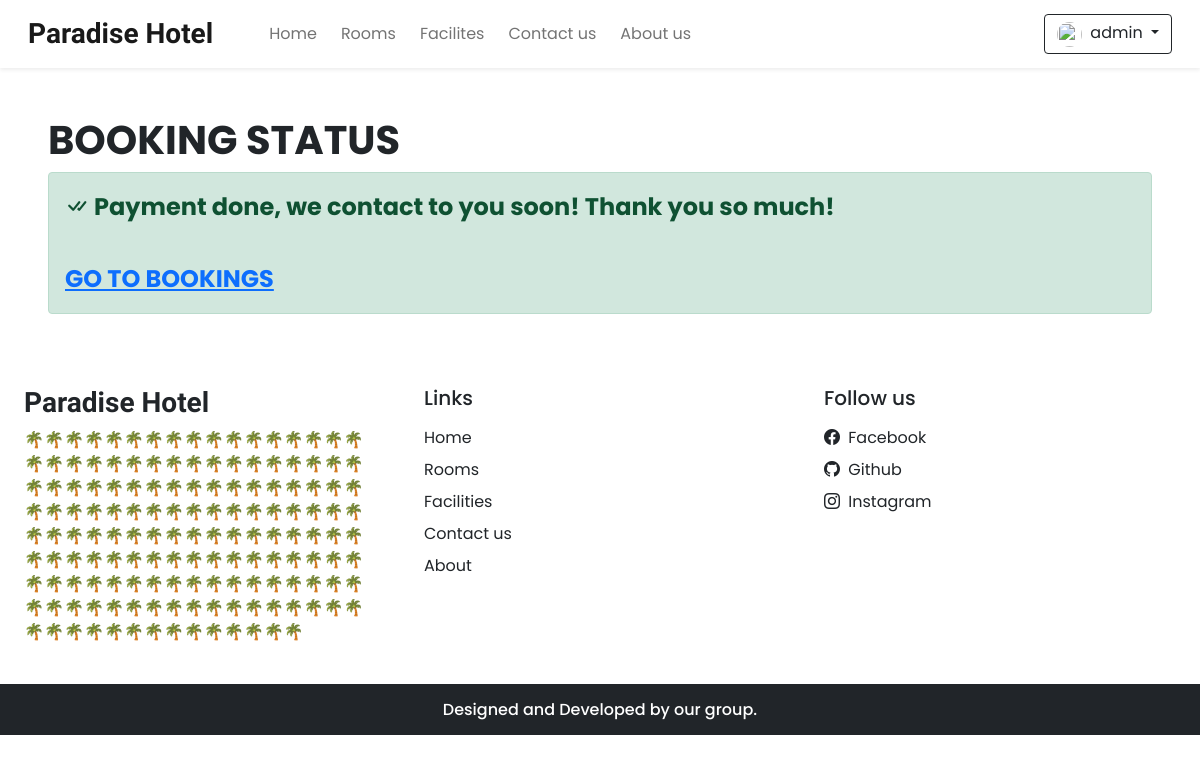
/pay_status.php (signed in), run on the app's committed database.
### tables this page shows
CREATE TABLE `settings` (
  `sr_no` int(11) NOT NULL,
  `site_title` varchar(50) NOT NULL,
  `site_about` varchar(150) NOT NULL,
  `shutdown` tinyint(1) NOT NULL
);

### admin/inc/db_config.php (called while the page is built, shortened)
<?php
function select($sql, $values, $datatypes)
{
    $con = $GLOBALS['con'];
    if ($stmt = mysqli_prepare($con, $sql)) {
        mysqli_stmt_bind_param($stmt, $datatypes, ...$values);
        if (mysqli_stmt_execute($stmt)) {
            $res = mysqli_stmt_get_result($stmt);
            return $res;
        } else {
            mysqli_stmt_close($stmt);
            die("Query cannot be executed - Select");
        }
    } else {
        die("Query cannot be prepared - Select");
    }
}
?>

### pay_status.php (the view, shortened to what this page needs)
<!DOCTYPE html>
<html lang="vi">
<head>
    <?php require('inc/links.php');?>
    <link rel="stylesheet" href="https://cdn.jsdelivr.net/npm/swiper@10/swiper-bundle.min.css"/>
</head>
<body>
    <?php require('inc/header.php');?>
     <div class = "col-12 px-5">
        <h1 class="fw-bold mt-5">BOOKING STATUS</h1>
         <p class ="fw-bold alert alert-success fs-4">
            <i class="bi bi-check-all"></i>
            Payment done, we contact to you soon! Thank you so much!
            <br> <br>
            <a href='bookings.php'>GO TO BOOKINGS</a>
         </p>
    </div>
    <?php require('inc/footer.php') ?>
</body>
</html>

### inc/header.php (shortened to what this page needs)
<nav id="nav-bar" class="navbar navbar-expand-lg navbar-light bg-white px-lg-3 py-lg-2 shadow-sm sticky-top">
    <div class="container-fluid">
        <a class="navbar-brand me-5 fw-bold fs-3 h-font" href="index.php"><?php echo $settings_r['site_title'] ?></a>
        <div class="collapse navbar-collapse" id="navbarSupportedContent">
        <ul class="navbar-nav me-auto mb-2 mb-lg-0">
            <li class="nav-item">
            <a class="nav-link me-2"  href="index.php">Home</a>
            </li>
            <li class="nav-item">
            <a class="nav-link  me-2" href="ROOMS.PHP">Rooms</a>
            </li>
            <li class="nav-item">
            <a class="nav-link me-2" href="facilities.php">Facilites</a>
            </li>
            <li class="nav-item">
            <a class="nav-link me-2" href="CONTACT.PHP">Contact us</a>
            </li>
            <li class="nav-item">
            <a class="nav-link" href="about.php">About us</a>
            </li>
        </ul>
        <div class="d-flex">
            <?php
                if(isset($_SESSION['login']) && $_SESSION['login'] == true)
                {
                    $path = USERS_IMG_PATH;
                    echo<<<data
                    <div class="btn-group">
                        <button type="button" class="btn btn-outline-dark shadow-none dropdown-toggle" data-bs-toggle="dropdown" data-bs-display="static" aria-expanded="false">
                            <img src="$path$_SESSION[uPic]" style="width: 25px; height: 25px;" class="me-1 rounded-circle">
                            <span id="user-name">$_SESSION[uName]</span>
                        </button>
                        <ul class="dropdown-menu dropdown-menu-lg-end">
                            <li><a class="dropdown-item" href="profile.php">Profile</a></li>
                            <li><a class="dropdown-item" href="bookings.php">Bookings</a></li>
                            <li><a class="dropdown-item" href="logout.php">Logout</a></li>
                        </ul>
                    </div>
                    data;
                }
            ?>
        </div>
        </div>
    </div>
</nav>

### inc/footer.php (shortened to what this page needs)
<div class="container-fluid bg-white mt-5">
    <div class="row">
        <div class="col-lg-4 p-4">
            <h3 class="h-font fw-bold fs-3 mb-2"><?php echo $settings_r['site_title'] ?></h3>
            <p>
                <?php echo $settings_r['site_about'] ?>
            </p>
        </div>
        <div class="col-lg-4 p-4">
            <h5 class="mb-3">Links</h5>
            <a href="index.php" class="d-inline-block mb-2 text-dark text-decoration-none">Home</a><br>
            <a href="rooms.php" class="d-inline-block mb-2 text-dark text-decoration-none">Rooms</a><br>
            <a href="facilities.php" class="d-inline-block mb-2 text-dark text-decoration-none">Facilities</a><br>
            <a href="contact.php" class="d-inline-block mb-2 text-dark text-decoration-none">Contact us</a><br>
            <a href="about.php" class="d-inline-block mb-2 text-dark text-decoration-none">About</a><br>
        </div>
        <div class="col-lg-4 p-4">
            <h5 class="mb-3">Follow us</h5>
            <?php
            if ($contact_r['fb'] != '') {
                echo <<< data
                <a href=" $contact_r[fb]" class="d-inline-block text-dark text-decoration-none mb-2">
                <i class="bi bi-facebook me-1"></i> Facebook</span>
                </a><br>
                data;
            }
            ?>
            <a href="<?php echo  $contact_r['git'] ?>" class="d-inline-block text-dark text-decoration-none mb-2">
                <i class="bi bi-github me-1"></i> Github</span>
            </a><br>
            <a href="<?php echo  $contact_r['insta'] ?>" class="d-inline-block text-dark text-decoration-none">
                <i class="bi bi-instagram me-1"></i> Instagram</span>
            </a><br>
        </div>
    </div>
</div>
<h6 class="text-center bg-dark text-white p-3 m-0">Designed and Developed by our group.</h6>

### css/common.css (style rules this page uses)
:root { --teal: #2ec1ac; --teal_hover: #279e8c; }
* { font-family: 'Poppins', sans-serif; }
.h-font { font-family: 'Merienda', cursive; }

### data on the page
settings: site_title "Paradise Hotel", site_about "🌴🌴🌴🌴🌴🌴🌴🌴🌴🌴🌴🌴🌴🌴🌴🌴🌴🌴🌴🌴🌴🌴🌴🌴🌴🌴🌴🌴🌴🌴🌴🌴🌴🌴🌴🌴🌴🌴🌴🌴🌴🌴🌴🌴🌴🌴🌴🌴🌴🌴🌴🌴🌴🌴🌴🌴🌴🌴🌴🌴🌴🌴🌴🌴🌴🌴🌴🌴🌴🌴🌴🌴🌴🌴🌴🌴🌴🌴🌴🌴🌴🌴🌴🌴🌴🌴🌴🌴🌴🌴🌴🌴🌴🌴🌴🌴🌴🌴🌴🌴🌴🌴🌴🌴🌴🌴🌴🌴🌴🌴🌴🌴🌴🌴🌴🌴🌴🌴🌴🌴🌴🌴🌴🌴🌴🌴🌴🌴🌴🌴🌴🌴🌴🌴🌴🌴🌴🌴🌴🌴🌴🌴🌴🌴🌴🌴🌴🌴🌴🌴"

### other printed values
$_SESSION[uName] "admin"
